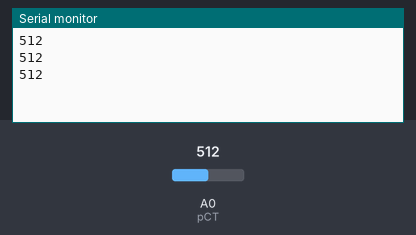
Recording of a sketch running on a simulated Arduino Uno, built with avr-gcc and run on an emulated ATmega328P. Parts: the last lines printed to the serial monitor. The inputs (shaded band) are chosen by the test bench; at power-on: A0 (pCT) = 512.

Above: at 1.3 s.
1.4 s: A0 (pCT) set to 716
At 1.9 s:
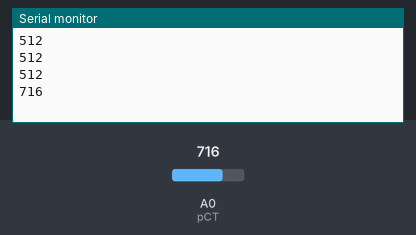
2.9 s: A0 (pCT) set to 900
At 3.4 s:
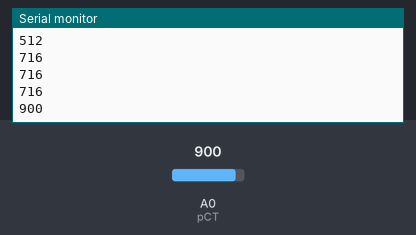
Timing chart, 0 to 5.9 s (numbered marks = the images above; inputs shaded):
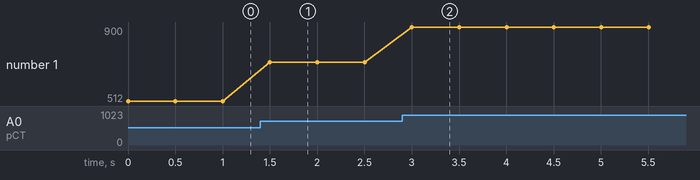

The sketch:

TestCT.ino
```cpp
const int pCT = 0;

void setup() {
 Serial.begin(9600);
}

void loop() {
  Serial.println(analogRead(pCT));
  delay(500);
}
```

Measured:
- after the input at 1.4 s, the serial monitor: prints a new line after 0.10 s (image 1)
- after the input at 2.9 s, the serial monitor: prints a new line after 0.10 s (image 2)
- plotted number 1: 512 → 716 after the input at 1.4 s, 716 → 900 after the input at 2.9 s
